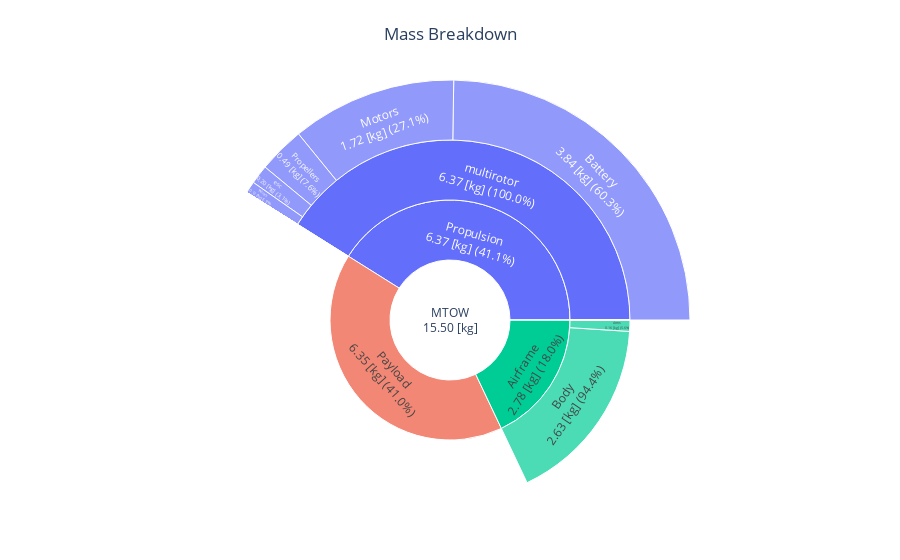

Notebook source saved alongside this figure:
### Code cell
fig = mass_breakdown_sun_plot_drone(DJI_M600_OUTPUT_FILE)
fig.show()

### Figure 1 — Plotly figure (JSON) as saved in the notebook; plotly's stock layout.template omitted (floating-point values rounded to 4 significant figures)
{"data": [{"branchvalues": "total", "labels": ["MTOW<br>15.50 [kg]", "Payload<br>6.35 [kg] (41.0%)", "Fuel mission<br>0.00 [kg] (0.0%)", "Propulsion<br>6.37 [kg] (41.1%)", "Airframe<br>2.78 [kg] (18.0%)", "multirotor<br>6.37 [kg] (100.0%)", "Propellers<br>0.49 [kg] (7.6%)", "Motors<br>1.72 [kg] (27.1%)", "Gearboxes<br>0.00 [kg] (0.0%)", "esc<br>0.20 [kg] (3.1%)", "Battery<br>3.84 [kg] (60.3%)", "Wires<br>0.12 [kg] (1.9%)", "fixedwing<br>0.00 [kg] (0.0%)", "Propellers<br>0.00 [kg] (0.0%)", "Motors<br>0.00 [kg] (0.0%)", "Gearboxes<br>0.00 [kg] (0.0%)", "esc<br>0.00 [kg] (0.0%)", "Battery<br>0.00 [kg] (0.0%)", "Wires<br>0.00 [kg] (0.0%)", "Body<br>2.63 [kg] (94.4%)", "Arms<br>0.16 [kg] (5.6%)", "Wing<br>0.00 [kg] (0.0%)", "Fuselage<br>0.00 [kg] (0.0%)", "HTP<br>0.00 [kg] (0.0%)", "VTP<br>0.00 [kg] (0.0%)"], "parents": ["", "MTOW<br>15.50 [kg]", "MTOW<br>15.50 [kg]", "MTOW<br>15.50 [kg]", "MTOW<br>15.50 [kg]", "Propulsion<br>6.37 [kg] (41.1%)", "multirotor<br>6.37 [kg] (100.0%)", "multirotor<br>6.37 [kg] (100.0%)", "multirotor<br>6.37 [kg] (100.0%)", "multirotor<br>6.37 [kg] (100.0%)", "multirotor<br>6.37 [kg] (100.0%)", "multirotor<br>6.37 [kg] (100.0%)", "Propulsion<br>6.37 [kg] (41.1%)", "fixedwing<br>0.00 [kg] (0.0%)", "fixedwing<br>0.00 [kg] (0.0%)", "fixedwing<br>0.00 [kg] (0.0%)", "fixedwing<br>0.00 [kg] (0.0%)", "fixedwing<br>0.00 [kg] (0.0%)", "fixedwing<br>0.00 [kg] (0.0%)", "Airframe<br>2.78 [kg] (18.0%)", "Airframe<br>2.78 [kg] (18.0%)", "Airframe<br>2.78 [kg] (18.0%)", "Airframe<br>2.78 [kg] (18.0%)", "Airframe<br>2.78 [kg] (18.0%)", "Airframe<br>2.78 [kg] (18.0%)"], "type": "sunburst", "values": [15.5, 6.35, 0, 6.368, 2.784, 6.368, 0.4854, 1.724, 0, 0.1985, 3.837, 0.123, 0, 0, 0, 0, 0, 0, 0, 2.627, 0.1572, 0, 0, 0, 0]}], "layout": {"autosize": true, "margin": {"b": 0, "l": 0, "r": 0, "t": 80}, "title": {"text": "Mass Breakdown", "x": 0.5}}}
